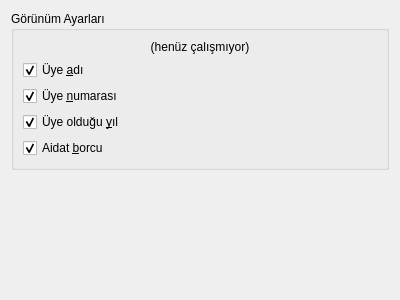
<?xml version="1.0" encoding="UTF-8"?>
<ui version="4.0">
 <class>Dialog</class>
 <widget class="QDialog" name="Dialog">
  <property name="geometry">
   <rect>
    <x>0</x>
    <y>0</y>
    <width>400</width>
    <height>300</height>
   </rect>
  </property>
  <property name="windowTitle">
   <string>Dialog</string>
  </property>
  <layout class="QVBoxLayout" name="verticalLayout">
   <item>
    <widget class="QGroupBox" name="groupBox">
     <property name="title">
      <string>Görünüm Ayarları</string>
     </property>
     <layout class="QGridLayout" name="gridLayout">
      <item row="1" column="0">
       <widget class="QCheckBox" name="checkBox">
        <property name="text">
         <string>Üye &amp;adı</string>
        </property>
        <property name="checked">
         <bool>true</bool>
        </property>
       </widget>
      </item>
      <item row="2" column="0">
       <widget class="QCheckBox" name="checkBox_2">
        <property name="text">
         <string>Üye &amp;numarası</string>
        </property>
        <property name="checked">
         <bool>true</bool>
        </property>
       </widget>
      </item>
      <item row="3" column="0">
       <widget class="QCheckBox" name="checkBox_3">
        <property name="text">
         <string>Üye olduğu &amp;yıl</string>
        </property>
        <property name="checked">
         <bool>true</bool>
        </property>
       </widget>
      </item>
      <item row="4" column="0">
       <widget class="QCheckBox" name="checkBox_4">
        <property name="text">
         <string>Aidat &amp;borcu</string>
        </property>
        <property name="checked">
         <bool>true</bool>
        </property>
       </widget>
      </item>
      <item row="0" column="0">
       <widget class="QLabel" name="label">
        <property name="text">
         <string>(henüz çalışmıyor)</string>
        </property>
        <property name="alignment">
         <set>Qt::AlignCenter</set>
        </property>
       </widget>
      </item>
     </layout>
    </widget>
   </item>
   <item>
    <spacer name="verticalSpacer">
     <property name="orientation">
      <enum>Qt::Vertical</enum>
     </property>
     <property name="sizeHint" stdset="0">
      <size>
       <width>20</width>
       <height>139</height>
      </size>
     </property>
    </spacer>
   </item>
  </layout>
 </widget>
 <resources/>
 <connections/>
</ui>
